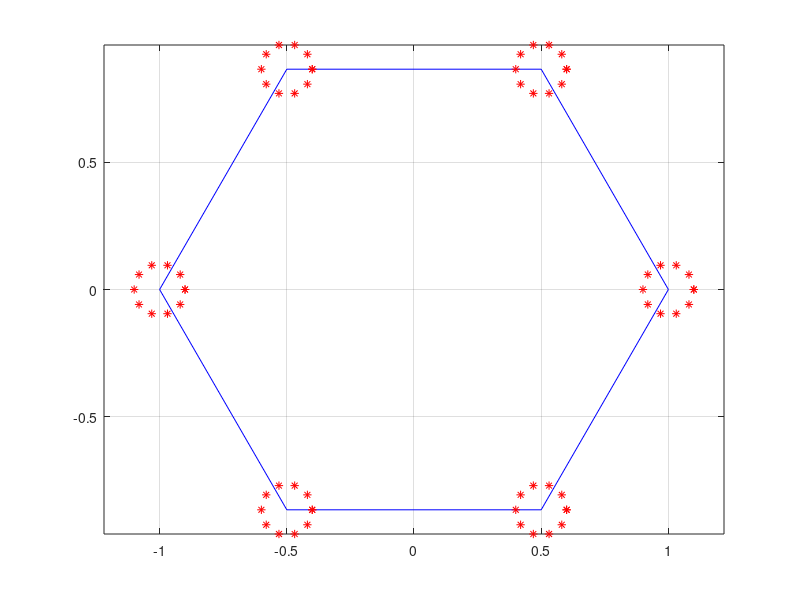

Here is the MATLAB script that generated this plot:
clc,clear, close all
N=6;
n=10;
R=1;
r=0.1;
t=linspace(0,2*pi,N+1);
t2=linspace(0,2*pi,n+1);
x=cos(t)*R;
y=sin(t)*R;
plot(x,y,'b')
hold on
axis equal
grid on
x2=cos(t2)*r;
y2=sin(t2)*r;
for i=1:N
   plot(x2+(x(i)),y2+y(i),'r*'); 
end
hold off